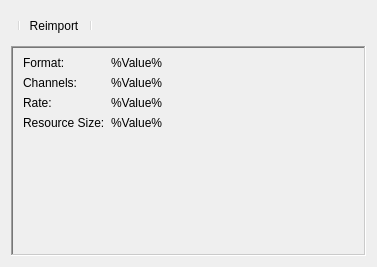
<?xml version="1.0" encoding="UTF-8"?>
<ui version="4.0">
 <class>WeAudioBankEditorWindow</class>
 <widget class="QWidget" name="WeAudioBankEditorWindow">
  <property name="geometry">
   <rect>
    <x>0</x>
    <y>0</y>
    <width>377</width>
    <height>267</height>
   </rect>
  </property>
  <property name="windowTitle">
   <string>Audio Bank Editor</string>
  </property>
  <layout class="QVBoxLayout" name="verticalLayout_3">
   <item>
    <widget class="QToolBar" name="toolBar">
     <property name="windowTitle">
      <string>toolBar</string>
     </property>
     <property name="allowedAreas">
      <set>Qt::AllToolBarAreas</set>
     </property>
     <property name="iconSize">
      <size>
       <width>19</width>
       <height>19</height>
      </size>
     </property>
     <property name="floatable">
      <bool>true</bool>
     </property>
     <addaction name="separator"/>
     <addaction name="actionReimport"/>
     <addaction name="separator"/>
    </widget>
   </item>
   <item>
    <layout class="QHBoxLayout" name="horizontalLayout_2">
     <property name="bottomMargin">
      <number>0</number>
     </property>
     <item>
      <widget class="QFrame" name="frame">
       <property name="sizePolicy">
        <sizepolicy hsizetype="Preferred" vsizetype="Expanding">
         <horstretch>0</horstretch>
         <verstretch>0</verstretch>
        </sizepolicy>
       </property>
       <property name="minimumSize">
        <size>
         <width>0</width>
         <height>0</height>
        </size>
       </property>
       <property name="frameShape">
        <enum>QFrame::WinPanel</enum>
       </property>
       <property name="frameShadow">
        <enum>QFrame::Sunken</enum>
       </property>
       <property name="midLineWidth">
        <number>0</number>
       </property>
       <layout class="QVBoxLayout" name="verticalLayout_2">
        <property name="leftMargin">
         <number>5</number>
        </property>
        <property name="topMargin">
         <number>5</number>
        </property>
        <property name="rightMargin">
         <number>5</number>
        </property>
        <property name="bottomMargin">
         <number>5</number>
        </property>
        <item>
         <layout class="QFormLayout" name="formLayout">
          <property name="leftMargin">
           <number>5</number>
          </property>
          <property name="topMargin">
           <number>3</number>
          </property>
          <property name="rightMargin">
           <number>5</number>
          </property>
          <property name="bottomMargin">
           <number>5</number>
          </property>
          <item row="1" column="0">
           <widget class="QLabel" name="label_channels">
            <property name="text">
             <string>Channels:</string>
            </property>
           </widget>
          </item>
          <item row="1" column="1">
           <widget class="QLabel" name="label_channelsValue">
            <property name="text">
             <string>%Value%</string>
            </property>
           </widget>
          </item>
          <item row="3" column="0">
           <widget class="QLabel" name="label_resourceSize">
            <property name="text">
             <string>Resource Size:</string>
            </property>
           </widget>
          </item>
          <item row="3" column="1">
           <widget class="QLabel" name="label_resourceSizeValue">
            <property name="text">
             <string>%Value%</string>
            </property>
           </widget>
          </item>
          <item row="0" column="0">
           <widget class="QLabel" name="label_format">
            <property name="text">
             <string>Format:</string>
            </property>
           </widget>
          </item>
          <item row="0" column="1">
           <widget class="QLabel" name="label_formatValue">
            <property name="text">
             <string>%Value%</string>
            </property>
           </widget>
          </item>
          <item row="2" column="0">
           <widget class="QLabel" name="label_rate">
            <property name="text">
             <string>Rate:</string>
            </property>
           </widget>
          </item>
          <item row="2" column="1">
           <widget class="QLabel" name="label_rateValue">
            <property name="text">
             <string>%Value%</string>
            </property>
           </widget>
          </item>
         </layout>
        </item>
       </layout>
      </widget>
     </item>
    </layout>
   </item>
  </layout>
  <action name="actionReimport">
   <property name="enabled">
    <bool>true</bool>
   </property>
   <property name="text">
    <string>Reimport</string>
   </property>
   <property name="toolTip">
    <string>Reimport Asset</string>
   </property>
  </action>
 </widget>
 <resources/>
 <connections/>
</ui>
